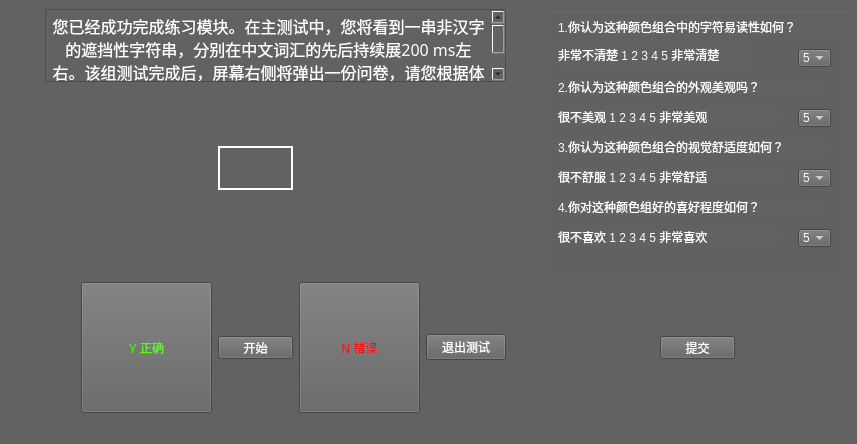
<?xml version="1.0" encoding="UTF-8"?>
<ui version="4.0">
 <class>MainWindow</class>
 <widget class="QMainWindow" name="MainWindow">
  <property name="geometry">
   <rect>
    <x>0</x>
    <y>0</y>
    <width>857</width>
    <height>444</height>
   </rect>
  </property>
  <property name="windowTitle">
   <string>MainWindow</string>
  </property>
  <property name="styleSheet">
   <string notr="true">background-color:rgb(98,98,98)</string>
  </property>
  <widget class="QWidget" name="centralwidget">
   <layout class="QVBoxLayout" name="verticalLayout">
    <item>
     <layout class="QGridLayout" name="gridLayout_2">
      <item row="2" column="3" alignment="Qt::AlignHCenter">
       <widget class="QLabel" name="label">
        <property name="minimumSize">
         <size>
          <width>75</width>
          <height>44</height>
         </size>
        </property>
        <property name="maximumSize">
         <size>
          <width>75</width>
          <height>44</height>
         </size>
        </property>
        <property name="font">
         <font>
          <family>Adobe 宋体 Std L</family>
          <pointsize>14</pointsize>
         </font>
        </property>
        <property name="layoutDirection">
         <enum>Qt::LeftToRight</enum>
        </property>
        <property name="autoFillBackground">
         <bool>false</bool>
        </property>
        <property name="styleSheet">
         <string notr="true">color:rgb(255,255,255);
border:2px solid rgb(255,255,255);
font-size:14pt</string>
        </property>
        <property name="text">
         <string/>
        </property>
        <property name="alignment">
         <set>Qt::AlignCenter</set>
        </property>
       </widget>
      </item>
      <item row="4" column="3">
       <widget class="QPushButton" name="start_confirm_button">
        <property name="maximumSize">
         <size>
          <width>75</width>
          <height>23</height>
         </size>
        </property>
        <property name="styleSheet">
         <string notr="true">color:rgb(255,255,255)</string>
        </property>
        <property name="text">
         <string>开始</string>
        </property>
       </widget>
      </item>
      <item row="4" column="2">
       <widget class="QPushButton" name="trueButton">
        <property name="minimumSize">
         <size>
          <width>131</width>
          <height>131</height>
         </size>
        </property>
        <property name="styleSheet">
         <string notr="true">color:rgb(85, 255, 0)</string>
        </property>
        <property name="text">
         <string>Y 正确</string>
        </property>
       </widget>
      </item>
      <item row="0" column="6" rowspan="5">
       <widget class="QWidget" name="widget_5" native="true"/>
      </item>
      <item row="4" column="1">
       <widget class="QWidget" name="widget_2" native="true">
        <property name="minimumSize">
         <size>
          <width>0</width>
          <height>131</height>
         </size>
        </property>
        <property name="maximumSize">
         <size>
          <width>16777215</width>
          <height>131</height>
         </size>
        </property>
       </widget>
      </item>
      <item row="4" column="4">
       <widget class="QPushButton" name="FalseButton">
        <property name="minimumSize">
         <size>
          <width>121</width>
          <height>131</height>
         </size>
        </property>
        <property name="styleSheet">
         <string notr="true">color:rgb(255, 12, 12)</string>
        </property>
        <property name="text">
         <string>N 错误</string>
        </property>
       </widget>
      </item>
      <item row="4" column="7" alignment="Qt::AlignHCenter|Qt::AlignVCenter">
       <widget class="QPushButton" name="commitButton">
        <property name="maximumSize">
         <size>
          <width>75</width>
          <height>23</height>
         </size>
        </property>
        <property name="styleSheet">
         <string notr="true">color:rgb(255, 255, 255)</string>
        </property>
        <property name="text">
         <string>提交</string>
        </property>
       </widget>
      </item>
      <item row="0" column="0" rowspan="5">
       <widget class="QWidget" name="widget" native="true"/>
      </item>
      <item row="1" column="3">
       <widget class="QLabel" name="statusLabel">
        <property name="minimumSize">
         <size>
          <width>75</width>
          <height>52</height>
         </size>
        </property>
        <property name="maximumSize">
         <size>
          <width>75</width>
          <height>52</height>
         </size>
        </property>
        <property name="styleSheet">
         <string notr="true">color:rgb(255, 255, 255);
font-size:20</string>
        </property>
        <property name="text">
         <string/>
        </property>
        <property name="alignment">
         <set>Qt::AlignCenter</set>
        </property>
       </widget>
      </item>
      <item row="0" column="1" colspan="5">
       <widget class="QTextBrowser" name="textBrowser">
        <property name="minimumSize">
         <size>
          <width>0</width>
          <height>73</height>
         </size>
        </property>
        <property name="maximumSize">
         <size>
          <width>16777215</width>
          <height>73</height>
         </size>
        </property>
        <property name="font">
         <font>
          <family>楷体</family>
         </font>
        </property>
        <property name="styleSheet">
         <string notr="true"/>
        </property>
        <property name="html">
         <string>&lt;!DOCTYPE HTML PUBLIC &quot;-//W3C//DTD HTML 4.0//EN&quot; &quot;http://www.w3.org/TR/REC-html40/strict.dtd&quot;&gt;
&lt;html&gt;&lt;head&gt;&lt;meta name=&quot;qrichtext&quot; content=&quot;1&quot; /&gt;&lt;style type=&quot;text/css&quot;&gt;
p, li { white-space: pre-wrap; }
&lt;/style&gt;&lt;/head&gt;&lt;body style=&quot; font-family:'楷体'; font-size:9pt; font-weight:400; font-style:normal;&quot;&gt;
&lt;p align=&quot;center&quot; style=&quot; margin-top:0px; margin-bottom:0px; margin-left:0px; margin-right:0px; -qt-block-indent:0; text-indent:0px;&quot;&gt;&lt;span style=&quot; font-family:'SimSun'; font-size:12pt; color:#ffffff;&quot;&gt;您已经成功完成练习模块。在主测试中，您将看到一串非汉字的遮挡性字符串，分别在中文词汇的先后持续展200 ms左右。该组测试完成后，屏幕右侧将弹出一份问卷，请您根据体验情况填写，并点击提交。主测试共有24组，目前是第1组。&lt;/span&gt;&lt;/p&gt;&lt;/body&gt;&lt;/html&gt;</string>
        </property>
       </widget>
      </item>
      <item row="4" column="5">
       <widget class="QPushButton" name="exitButton">
        <property name="styleSheet">
         <string notr="true">color:rgb(255,255,255)</string>
        </property>
        <property name="text">
         <string>退出测试</string>
        </property>
       </widget>
      </item>
      <item row="0" column="7" rowspan="4">
       <widget class="QGroupBox" name="quiz">
        <property name="minimumSize">
         <size>
          <width>300</width>
          <height>267</height>
         </size>
        </property>
        <widget class="QLabel" name="label_3">
         <property name="geometry">
          <rect>
           <x>10</x>
           <y>30</y>
           <width>191</width>
           <height>31</height>
          </rect>
         </property>
         <property name="minimumSize">
          <size>
           <width>174</width>
           <height>16</height>
          </size>
         </property>
         <property name="styleSheet">
          <string notr="true">color:rgb(255, 255, 255)</string>
         </property>
         <property name="text">
          <string>非常不清楚 1 2 3 4 5 非常清楚</string>
         </property>
        </widget>
        <widget class="QComboBox" name="comboBox">
         <property name="geometry">
          <rect>
           <x>250</x>
           <y>40</y>
           <width>33</width>
           <height>18</height>
          </rect>
         </property>
         <property name="styleSheet">
          <string notr="true">color:rgb(255, 255, 255)</string>
         </property>
         <item>
          <property name="text">
           <string>5</string>
          </property>
         </item>
         <item>
          <property name="text">
           <string>4</string>
          </property>
         </item>
         <item>
          <property name="text">
           <string>3</string>
          </property>
         </item>
         <item>
          <property name="text">
           <string>2</string>
          </property>
         </item>
         <item>
          <property name="text">
           <string>1</string>
          </property>
         </item>
        </widget>
        <widget class="QLabel" name="label_8">
         <property name="geometry">
          <rect>
           <x>10</x>
           <y>70</y>
           <width>261</width>
           <height>16</height>
          </rect>
         </property>
         <property name="styleSheet">
          <string notr="true">color:rgb(255, 255, 255)</string>
         </property>
         <property name="text">
          <string>2.你认为这种颜色组合的外观美观吗？</string>
         </property>
        </widget>
        <widget class="QLabel" name="label_4">
         <property name="geometry">
          <rect>
           <x>10</x>
           <y>100</y>
           <width>221</width>
           <height>16</height>
          </rect>
         </property>
         <property name="styleSheet">
          <string notr="true">color:rgb(255, 255, 255)</string>
         </property>
         <property name="text">
          <string>很不美观 1 2 3 4 5 非常美观</string>
         </property>
        </widget>
        <widget class="QComboBox" name="comboBox_2">
         <property name="geometry">
          <rect>
           <x>250</x>
           <y>100</y>
           <width>33</width>
           <height>18</height>
          </rect>
         </property>
         <property name="styleSheet">
          <string notr="true">color:rgb(255, 255, 255)</string>
         </property>
         <item>
          <property name="text">
           <string>5</string>
          </property>
         </item>
         <item>
          <property name="text">
           <string>4</string>
          </property>
         </item>
         <item>
          <property name="text">
           <string>3</string>
          </property>
         </item>
         <item>
          <property name="text">
           <string>2</string>
          </property>
         </item>
         <item>
          <property name="text">
           <string>1</string>
          </property>
         </item>
        </widget>
        <widget class="QLabel" name="label_2">
         <property name="geometry">
          <rect>
           <x>10</x>
           <y>10</y>
           <width>281</width>
           <height>16</height>
          </rect>
         </property>
         <property name="styleSheet">
          <string notr="true">color:rgb(255, 255, 255)</string>
         </property>
         <property name="text">
          <string>1.你认为这种颜色组合中的字符易读性如何？</string>
         </property>
        </widget>
        <widget class="QLabel" name="label_9">
         <property name="geometry">
          <rect>
           <x>10</x>
           <y>130</y>
           <width>271</width>
           <height>16</height>
          </rect>
         </property>
         <property name="styleSheet">
          <string notr="true">color:rgb(255, 255, 255)</string>
         </property>
         <property name="text">
          <string>3.你认为这种颜色组合的视觉舒适度如何？</string>
         </property>
        </widget>
        <widget class="QLabel" name="label_5">
         <property name="geometry">
          <rect>
           <x>10</x>
           <y>160</y>
           <width>221</width>
           <height>16</height>
          </rect>
         </property>
         <property name="styleSheet">
          <string notr="true">color:rgb(255, 255, 255)</string>
         </property>
         <property name="text">
          <string>很不舒服 1 2 3 4 5 非常舒适</string>
         </property>
        </widget>
        <widget class="QComboBox" name="comboBox_3">
         <property name="geometry">
          <rect>
           <x>250</x>
           <y>160</y>
           <width>33</width>
           <height>18</height>
          </rect>
         </property>
         <property name="styleSheet">
          <string notr="true">color:rgb(255, 255, 255)</string>
         </property>
         <item>
          <property name="text">
           <string>5</string>
          </property>
         </item>
         <item>
          <property name="text">
           <string>4</string>
          </property>
         </item>
         <item>
          <property name="text">
           <string>3</string>
          </property>
         </item>
         <item>
          <property name="text">
           <string>2</string>
          </property>
         </item>
         <item>
          <property name="text">
           <string>1</string>
          </property>
         </item>
        </widget>
        <widget class="QLabel" name="label_10">
         <property name="geometry">
          <rect>
           <x>10</x>
           <y>190</y>
           <width>261</width>
           <height>16</height>
          </rect>
         </property>
         <property name="styleSheet">
          <string notr="true">color:rgb(255, 255, 255)</string>
         </property>
         <property name="text">
          <string>4.你对这种颜色组好的喜好程度如何？</string>
         </property>
        </widget>
        <widget class="QLabel" name="label_6">
         <property name="geometry">
          <rect>
           <x>10</x>
           <y>220</y>
           <width>221</width>
           <height>16</height>
          </rect>
         </property>
         <property name="styleSheet">
          <string notr="true">color:rgb(255, 255, 255)</string>
         </property>
         <property name="text">
          <string>很不喜欢 1 2 3 4 5 非常喜欢</string>
         </property>
        </widget>
        <widget class="QComboBox" name="comboBox_4">
         <property name="geometry">
          <rect>
           <x>250</x>
           <y>220</y>
           <width>33</width>
           <height>18</height>
          </rect>
         </property>
         <property name="styleSheet">
          <string notr="true">color:rgb(255, 255, 255)</string>
         </property>
         <item>
          <property name="text">
           <string>5</string>
          </property>
         </item>
         <item>
          <property name="text">
           <string>4</string>
          </property>
         </item>
         <item>
          <property name="text">
           <string>3</string>
          </property>
         </item>
         <item>
          <property name="text">
           <string>2</string>
          </property>
         </item>
         <item>
          <property name="text">
           <string>1</string>
          </property>
         </item>
        </widget>
       </widget>
      </item>
     </layout>
    </item>
   </layout>
  </widget>
  <widget class="QStatusBar" name="statusbar"/>
 </widget>
 <resources/>
 <connections/>
</ui>
